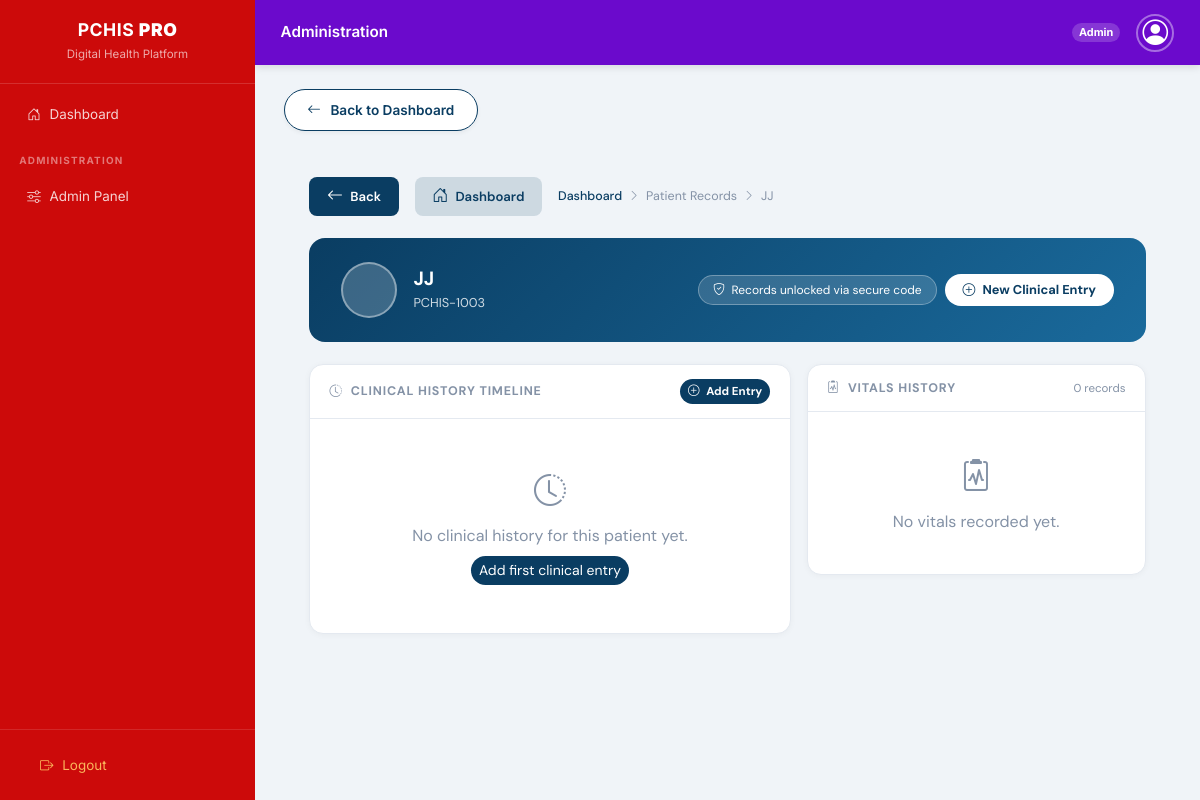
Page /records/patient/3/ (signed in) on the committed database.
### accounts/models.py (models this page shows, shortened)
class User(AbstractUser):
    ROLE_CHOICES = (
        ('ADMIN', 'ADMIN'),
        ('DOCTOR', 'DOCTOR'),
        ('PATIENT', 'Patient'),
    )
    username = models.CharField(
        max_length=15,
        unique=True,
        validators=[RegexValidator(r'^[a-zA-Z0-9]*$', 'Only letters and numbers allowed.')]
    )
    role = models.CharField(
        max_length=10,
        choices=ROLE_CHOICES,
    )

### records/views.py (the view)
# urls.py: path('patient/<int:patient_id>/', views.view_patient_history, name='view_patient_history'),
@login_required
def view_patient_history(request, patient_id):
    user_role = str(getattr(request.user, 'role', '')).upper()
    if user_role not in ('DOCTOR', 'ADMIN'):
        messages.error(request, "Access denied.")
        return redirect('dashboard:role_redirect')
    patient = get_object_or_404(User, id=patient_id)
    clinical_history = ClinicalRecord.objects.filter(
        patient=patient
    ).order_by('-date_diagnosed')
    records = MedicalRecord.objects.filter(
        patient=patient
    ).order_by('-uploaded_at')
    return render(request, 'records/doctor_view_list.html', {
        'patient': patient,
        'clinical_history': clinical_history,
        'records': records,
    })

### records/templates/records/doctor_view_list.html (shortened to what this page needs)
{% extends "layouts/base.html" %}
{% block content %}
{% include "includes/_back_to_dashboard.html" %}
<div class="record-page">
    <div class="back-bar">
        <button class="back-btn" onclick="history.back()">
            <i class="bi bi-arrow-left"></i> Back
        </button>
        <a href="{% url 'dashboard:doctor_dashboard' %}" class="back-btn"
           style="background: rgba(10,61,98,.15); color: var(--deep);">
            <i class="bi bi-house-door"></i> Dashboard
        </a>
        <div class="breadcrumb-trail">
            <a href="{% url 'dashboard:doctor_dashboard' %}">Dashboard</a>
            <i class="bi bi-chevron-right" style="font-size:.7rem;"></i>
            <span>Patient Records</span>
            <i class="bi bi-chevron-right" style="font-size:.7rem;"></i>
            <span>{{ patient.get_full_name|default:patient.username }}</span>
        </div>
    </div>
    <div class="patient-header">
        <div class="d-flex align-items-center gap-3">
            <div class="patient-avatar">
            </div>
            <div>
                <h4 class="fw-bold mb-0" style="font-size:1.2rem;">
                    {{ patient.get_full_name|default:patient.username }}
                </h4>
                <div class="patient-meta">
                    PCHIS-{{ patient.id|add:"1000" }}
                </div>
            </div>
        </div>
        <div class="d-flex gap-2 flex-wrap align-items-center">
            <div class="unlock-badge">
                <i class="bi bi-shield-check"></i>
                Records unlocked via secure code
            </div>
            <a href="{% url 'records:add_clinical_record' patient.id %}"
               class="btn rounded-pill fw-bold"
               style="background:#fff; color:var(--deep); border:none; font-size:.8rem; padding:.4rem 1.1rem;">
                <i class="bi bi-plus-circle me-1"></i> New Clinical Entry
            </a>
        </div>
    </div>
    <div class="row g-3">
        <div class="col-lg-7">
            <div class="pcard">
                <div class="pcard-head">
                    <span class="pcard-head-title">
                        <i class="bi bi-clock-history me-2"></i>Clinical History Timeline
                    </span>
                    <a href="{% url 'records:add_clinical_record' patient.id %}"
                       class="btn btn-sm rounded-pill fw-bold"
                       style="background:var(--deep); color:#fff; border:none; font-size:.72rem;">
                        <i class="bi bi-plus-circle me-1"></i> Add Entry
                    </a>
                </div>
                <div style="padding: .5rem 0;">
                    {% if clinical_history %}
                    <div class="timeline-wrap">
                        {% for entry in clinical_history %}
                        <div class="timeline-item">
                            <div class="timeline-dot"></div>
                            <div class="timeline-card">
                                <div class="timeline-card-head">
                                    <div>
                                        <span class="fw-bold" style="color:var(--deep); font-size:.85rem;">
                                            {{ entry.hospital_name }}
                                        </span>
                                        <span style="color:#8492a6; font-size:.75rem; margin-left:.5rem;">
                                            · Dr. {{ entry.doctor_name }}
                                        </span>
                                    </div>
                                    <span style="font-size:.72rem; color:#8492a6;">
                                        {{ entry.date_diagnosed|date:"d M Y" }}
                                    </span>
                                </div>
                                <div class="timeline-card-body">
                                    {% if entry.symptoms %}
                                    <div class="detail-row">
                                        <span class="detail-lbl">Symptoms</span>
                                        <span>{{ entry.symptoms }}</span>
                                    </div>
                                    {% endif %}
                                    <div class="detail-row">
                                        <span class="detail-lbl">Diagnosis</span>
                                        <span class="fw-bold">{{ entry.diagnosis }}</span>
                                    </div>
                                    {% if entry.prescription %}
                                    <div class="rx-box">
                                        <i class="bi bi-capsule me-1"></i>
                                        {{ entry.prescription }}
                                    </div>
                                    {% endif %}
                                </div>
                            </div>
                        </div>
                        {% endfor %}
                    </div>
                    {% else %}
                    <div class="empty-state">
                        <i class="bi bi-clock-history"></i>
                        No clinical history for this patient yet.
                        <br>
                        <a href="{% url 'records:add_clinical_record' patient.id %}"
                           class="btn btn-sm btn-primary rounded-pill mt-2"
                           style="background:var(--deep); border:none;">
                            Add first clinical entry
                        </a>
                    </div>
                    {% endif %}
                </div>
            </div>
        </div>
        <div class="col-lg-5">
            <div class="pcard">
                <div class="pcard-head">
                    <span class="pcard-head-title">
                        <i class="bi bi-clipboard2-pulse me-2"></i>Vitals History
                    </span>
                    <span style="font-size:.72rem; color:#8492a6;">{{ records|length }} record{{ records|length|pluralize }}</span>
                </div>
                <div class="p-0">
                    {% if records %}
                    <table class="doc-table" style="padding:0 .6rem;">
                        <thead>
                            <tr>
                                <th style="padding-left:1rem;">Date</th>
                                <th>Temp</th><th>HR</th><th>SpO₂</th><th>AI</th>
                            </tr>
                        </thead>
                        <tbody>
                            {% for rec in records %}
                            <tr>
                                <td style="font-size:.76rem; color:#8492a6;">
                                    {{ rec.uploaded_at|date:"d M Y" }}
                                </td>
                                <td class="{% if rec.temperature > 38 %}text-danger fw-bold{% endif %}">
                                    {{ rec.temperature }}°
                                </td>
                                <td class="{% if rec.heart_rate > 100 %}text-warning fw-bold{% endif %}">
                                    {{ rec.heart_rate }}
                                </td>
                                <td class="{% if rec.oxygen_saturation < 95 %}text-danger fw-bold{% endif %}">
                                    {{ rec.oxygen_saturation }}%
                                </td>
                                <td>
                                    <span class="risk-badge
                                        {% if rec.ai_confidence_score >= 80 %}rb-critical
                                        {% elif rec.ai_confidence_score >= 60 %}rb-high
                                        {% elif rec.ai_confidence_score >= 35 %}rb-moderate
                                        {% else %}rb-low{% endif %}">
                                        {{ rec.ai_confidence_score }}%
                                    </span>
                                </td>
                            </tr>
                            {% endfor %}
                        </tbody>
                    </table>
                    {% else %}
                    <div class="empty-state">
                        <i class="bi bi-clipboard2-pulse"></i>
                        No vitals recorded yet.
                    </div>
                    {% endif %}
                </div>
            </div>
        </div>
    </div>
</div>
{% endblock %}

### templates/layouts/base.html (shortened to what this page needs)
{% load static %}
<!DOCTYPE html>
<html lang="en">
<head>
    <link href="https://cdn.jsdelivr.net/npm/bootstrap@5.3.0/dist/css/bootstrap.min.css" rel="stylesheet">
    <link rel="stylesheet" href="https://cdn.jsdelivr.net/npm/bootstrap-icons@1.11.1/font/bootstrap-icons.css">
</head>
<body class="{% if request.user.is_authenticated and request.user.role|upper == 'DOCTOR' %}doctor-layout{% endif %}">
<aside class="sidebar">
    <div class="sidebar-brand">
        <h4>PCHIS <strong>PRO</strong></h4>
        <small>Digital Health Platform</small>
    </div>
    <nav class="flex-grow-1 py-2 overflow-auto">
        <a href="{% url 'dashboard:role_redirect' %}"
           class="nav-link {% if request.resolver_match.url_name == 'patient_dashboard' %}active-link{% endif %}">
            <i class="bi bi-house-door"></i> Dashboard
        </a>
        {% if request.user.role|upper == 'PATIENT' %}
        <div class="sidebar-section-label">My Health</div>
        <a href="{% url 'records:record_list' %}" class="nav-link
           {% if request.resolver_match.url_name == 'record_list' %}active-link{% endif %}">
            <i class="bi bi-file-medical"></i> My Records
        </a>
        <a href="{% url 'records:patient_input_vitals' %}" class="nav-link
           {% if request.resolver_match.url_name == 'patient_input_vitals' %}active-link{% endif %}">
            <i class="bi bi-heart-pulse"></i> Log Vitals
        </a>
        <a href="{% url 'appointments:book_appointment' %}" class="nav-link
           {% if request.resolver_match.url_name == 'book_appointment' %}active-link{% endif %}">
            <i class="bi bi-calendar-plus"></i> Book Appointment
        </a>
        <a href="{% url 'records:view_access_code' %}" class="nav-link
           {% if request.resolver_match.url_name == 'view_access_code' %}active-link{% endif %}">
            <i class="bi bi-shield-lock"></i> Share Code
        </a>
        <div class="sidebar-section-label">Account</div>
        <a href="{% url 'patients:update_profile' %}" class="nav-link
           {% if request.resolver_match.url_name == 'update_profile' %}active-link{% endif %}">
            <i class="bi bi-person-gear"></i> My Profile
        </a>
        <a href="{% url 'messaging:inbox' %}" class="nav-link
           {% if request.resolver_match.url_name == 'inbox' %}active-link{% endif %}">
            <i class="bi bi-chat-dots"></i> Messages
            {% if unread_count %}<span class="nav-badge">{{ unread_count }}</span>{% endif %}
        </a>
        {% elif request.user.role|upper == 'ADMIN' %}
        <div class="sidebar-section-label">Administration</div>
        <a href="/admin/" class="nav-link"><i class="bi bi-sliders"></i> Admin Panel</a>
        {% endif %}
    </nav>
    <div class="sidebar-footer">
        <form action="{% url 'accounts:logout' %}" method="post">
            <button type="submit" class="nav-link border-0 w-100 text-start bg-transparent"
                    style="color:rgba(255,200,100,.9);">
                <i class="bi bi-box-arrow-right"></i> Logout
            </button>
        </form>
    </div>
</aside>
<div class="main-wrapper">
    {% if request.user.role|upper != 'DOCTOR' %}
    <div class="patient-topbar">
        <h5 class="mb-0" style="font-size:.95rem; font-weight:600;">
            {% if request.user.role|upper == 'PATIENT' %}Patient Portal
            {% elif request.user.role|upper == 'ADMIN' %}Administration
            {% else %}PCHIS{% endif %}
        </h5>
        <div class="d-flex align-items-center gap-3">
            <span class="badge rounded-pill" style="background:rgba(255,255,255,.18); font-size:.68rem;">
                {{ request.user.role|title }}
            </span>
            <div style="width:38px;height:38px;border-radius:50%;border:2px solid rgba(255,255,255,.4);
                        overflow:hidden;display:flex;align-items:center;justify-content:center;">
                {% if request.user.profile.profile_picture %}
                    <img src="{{ request.user.profile.profile_picture.url }}"
                         style="width:100%;height:100%;object-fit:cover;" alt="profile">
                {% else %}
                    <i class="bi bi-person-circle text-white" style="font-size:1.6rem;line-height:1;"></i>
                {% endif %}
            </div>
        </div>
    </div>
    {% endif %}
    <div class="main-inner">
        {% block content %}{% endblock %}
    </div>
</div>
</body>
</html>

### rows in the picture
User: user.role "Admin"
User: get_full_name "JJ", id|add "1003"

### other values in the picture
{{ records|length }} "0"
